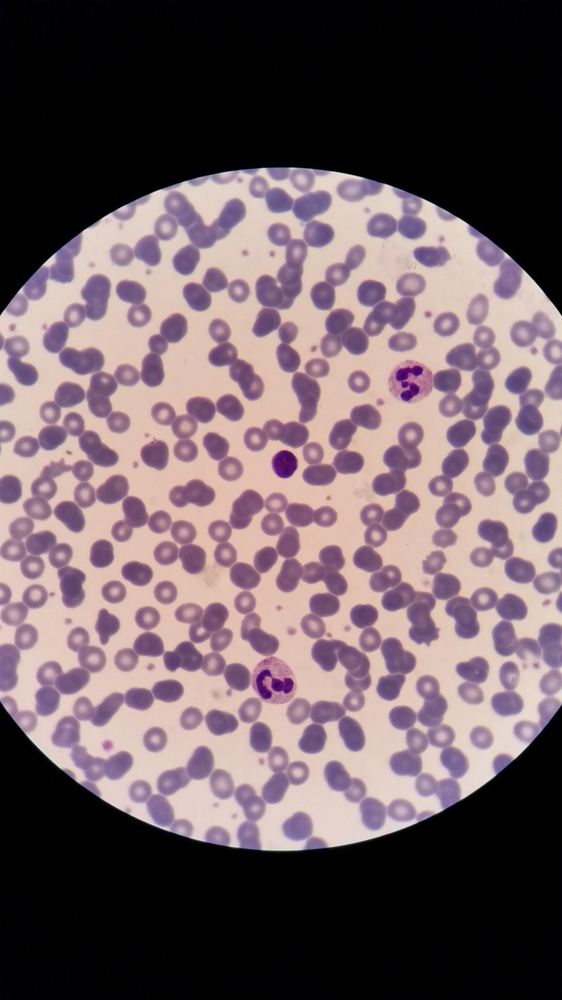
#> input picture data/20161102_145611.jpg, 562 x 1000 px, shrunk from 2988 x 5312 before the run
$ python -i morfologia.py   (imports and definitions only)
#> lines starting #> are read from the running program, lines starting #| are printed output that depends on the picture
#> further down, picture is the input picture: shape (1000, 562, 3); mean B, G, R 97.8, 92.5, 109.6
import cv2
import numpy as np

def convertir_a_grises(imagen):
    if len(imagen.shape) == 3:
        return cv2.cvtColor(imagen, cv2.COLOR_BGR2GRAY)
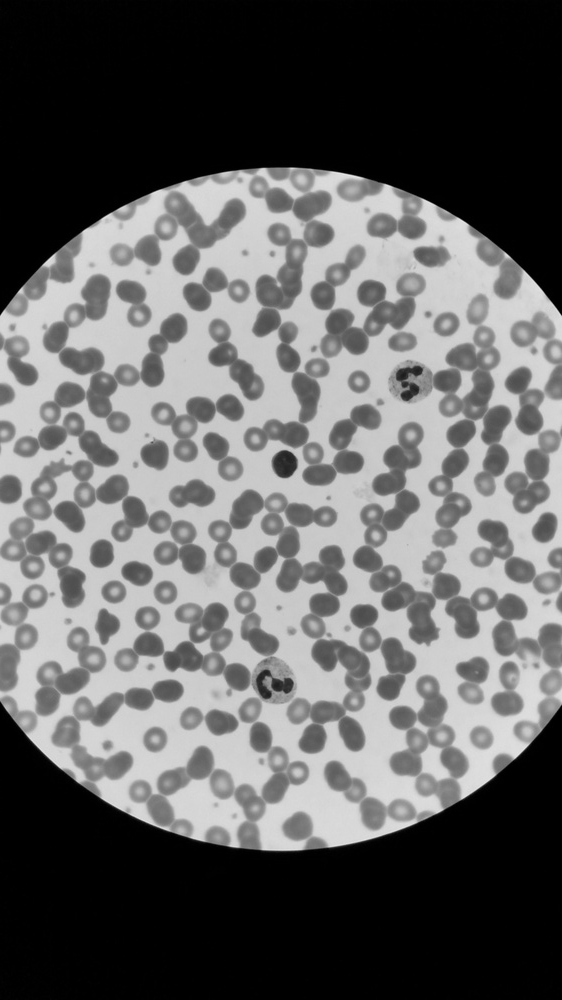
#> returned value: shape (1000, 562); min 0, max 233, mean 98.2
    return imagen

# --- Operaciones Básicas ---
def erosion(imagen, kernel_size=5):
    img = convertir_a_grises(imagen)
    kernel = np.ones((kernel_size, kernel_size), np.uint8)
    return cv2.erode(img, kernel, iterations=1)

def dilatacion(imagen, kernel_size=5):
    img = convertir_a_grises(imagen)
    kernel = np.ones((kernel_size, kernel_size), np.uint8)
    return cv2.dilate(img, kernel, iterations=1)

# --- Operaciones Compuestas (Manuales) ---
def apertura_manual(imagen, kernel_size=5):
    """Erosión seguida de Dilatación (implementación manual)"""
    img = convertir_a_grises(imagen)
    kernel = np.ones((kernel_size, kernel_size), np.uint8)
    # Paso 1: Erosión
    eroded = cv2.erode(img, kernel, iterations=1)
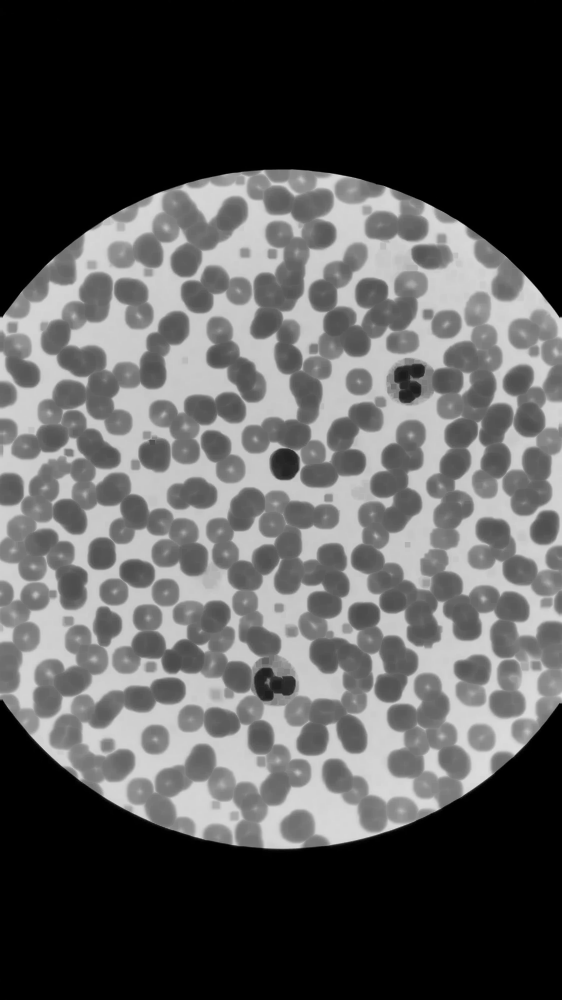
#> eroded: shape (1000, 562); min 0, max 220, mean 87.3
    # Paso 2: Dilatación
    return cv2.dilate(eroded, kernel, iterations=1)

def cierre_manual(imagen, kernel_size=5):
    """Dilatación seguida de Erosión (implementación manual)"""
    img = convertir_a_grises(imagen)
    kernel = np.ones((kernel_size, kernel_size), np.uint8)
    # Paso 1: Dilatación
    dilated = cv2.dilate(img, kernel, iterations=1)
    # Paso 2: Erosión
    return cv2.erode(dilated, kernel, iterations=1)

# --- Operaciones EX (OpenCV optimizado) ---
def apertura_ex(imagen, kernel_size=5):
    """Apertura usando morphologyEx"""
    img = convertir_a_grises(imagen)
    kernel = np.ones((kernel_size, kernel_size), np.uint8)
    return cv2.morphologyEx(img, cv2.MORPH_OPEN, kernel)

def cierre_ex(imagen, kernel_size=5):
    """Cierre usando morphologyEx"""
    img = convertir_a_grises(imagen)
    kernel = np.ones((kernel_size, kernel_size), np.uint8)
    return cv2.morphologyEx(img, cv2.MORPH_CLOSE, kernel)

>>> import cv2
>>> picture = cv2.imread('../../data/20161102_145611.jpg')
>>> result = apertura_manual(picture)
